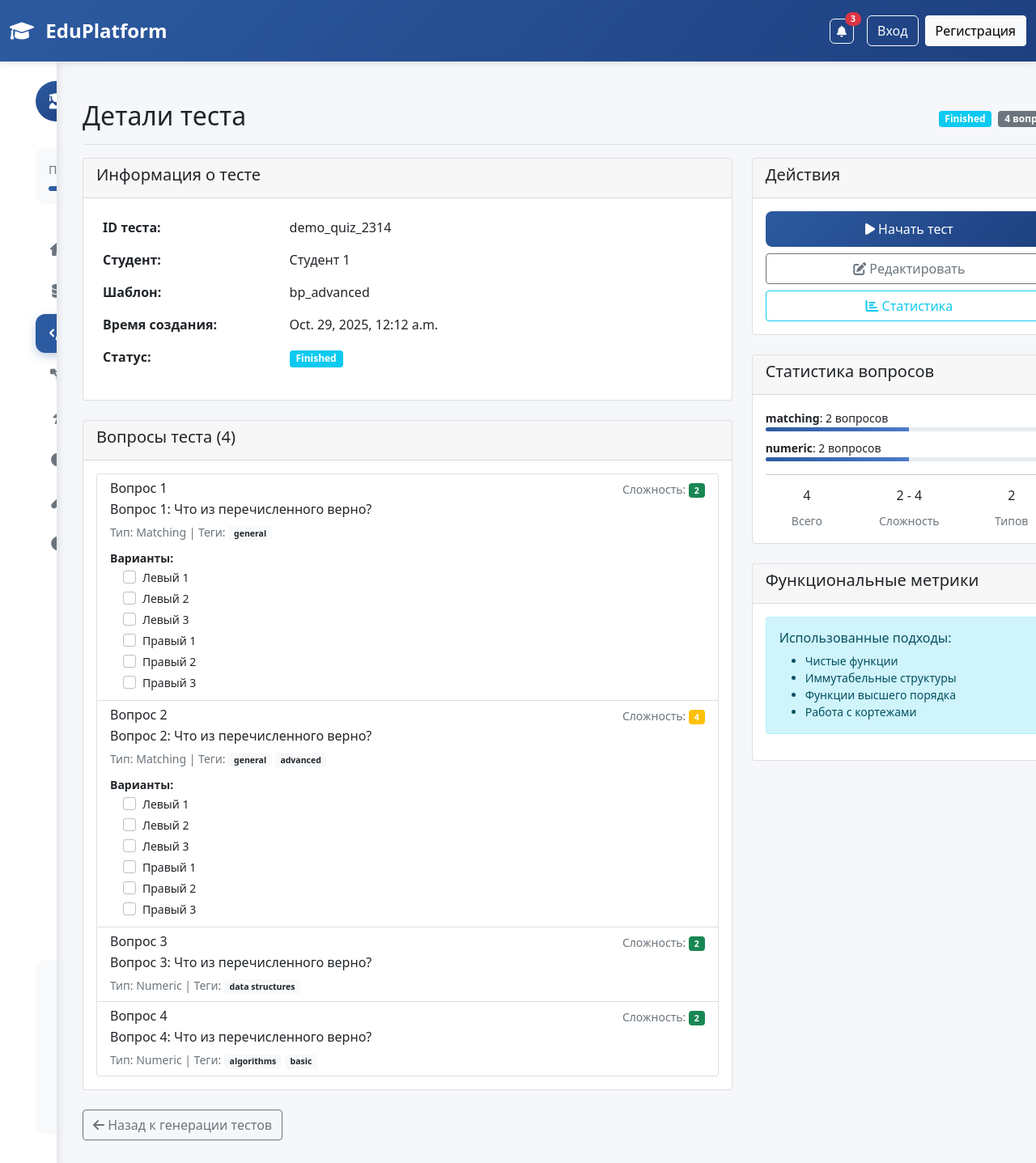
The page /quiz/demo_quiz_2314/ on the database its author committed.
### apps/models.py (models this page shows, shortened)
class Quiz(models.Model):
    id = models.CharField(max_length=20, primary_key=True)
    STATUS_CHOICES = [
        ("draft", "Draft"),
        ("started", "Started"),
        ("finished", "Finished"),
        ("graded", "Graded"),
    ]
    user = models.ForeignKey(User, on_delete=models.CASCADE, related_name="quizzes")
    blueprint = models.ForeignKey(QuizBlueprint, on_delete=models.CASCADE, related_name="quizzes")
    items = models.ManyToManyField(Item)
    ts = models.DateTimeField(auto_now_add=True)
    status = models.CharField(max_length=10, choices=STATUS_CHOICES, default="started")

class User(models.Model):
    id = models.CharField(max_length=10, primary_key=True)
    ROLE_CHOICES = [
        ("student", "Student"),
        ("teacher", "Teacher"),
    ]
    name = models.CharField(max_length=100)
    role = models.CharField(max_length=10, choices=ROLE_CHOICES)

class QuizBlueprint(models.Model):
    id = models.CharField(max_length=10, primary_key=True)
    lesson = models.ForeignKey(Lesson, on_delete=models.SET_NULL, null=True, blank=True, related_name="blueprints")
    rules = models.JSONField(default=dict)

class Item(models.Model):
    id = models.CharField(max_length=10, primary_key=True)
    TYPE_CHOICES = [
        ("mcq/single", "MCQ Single"),
        ("mcq/multi", "MCQ Multi"),
        ("short", "Short"),
        ("numeric", "Numeric"),
        ("ordering", "Ordering"),
        ("matching", "Matching"),
    ]
    lesson = models.ForeignKey(Lesson, on_delete=models.CASCADE, null=True, blank=True, related_name="items")
    type = models.CharField(max_length=32, choices=TYPE_CHOICES)
    stem = models.TextField()
    options = models.JSONField(default=list)
    answer = models.JSONField(default=list)
    tags = models.JSONField(default=list)
    difficulty = models.IntegerField()

### apps/views.py (the view)
# urls.py: path('quiz/<str:quiz_id>/', views.quiz_detail, name='quiz_detail'),
def quiz_detail(request, quiz_id):
    quiz = Quiz.objects.get(id=quiz_id)
    items = quiz.items.all()
    context = {
        'quiz': quiz,
        'items': items,
        'menu': 'functional'
    }
    return render(request, 'apps/quiz_detail.html', context)

### apps/templates/apps/quiz_detail.html (shortened to what this page needs)
{% extends 'apps/base.html' %}
{% block content %}
<div class="d-flex justify-content-between flex-wrap flex-md-nowrap align-items-center pt-3 pb-2 mb-3 border-bottom">
    <h1 class="h2">Детали теста</h1>
    <div class="btn-toolbar mb-2 mb-md-0">
        <span class="badge bg-{% if quiz.status == 'started' %}warning{% elif quiz.status == 'finished' %}info{% else %}success{% endif %} me-2">
            {{ quiz.get_status_display }}
        </span>
        <span class="badge bg-secondary">{{ quiz.items.count }} вопросов</span>
    </div>
</div>
<div class="row">
    <div class="col-md-8">
        <div class="card">
            <div class="card-header">
                <h5>Информация о тесте</h5>
            </div>
            <div class="card-body">
                <table class="table table-borderless">
                    <tr>
                        <th width="30%">ID теста:</th>
                        <td>{{ quiz.id }}</td>
                    </tr>
                    <tr>
                        <th>Студент:</th>
                        <td>{{ quiz.user.name }}</td>
                    </tr>
                    <tr>
                        <th>Шаблон:</th>
                        <td>{{ quiz.blueprint.id }}</td>
                    </tr>
                    <tr>
                        <th>Время создания:</th>
                        <td>{{ quiz.ts }}</td>
                    </tr>
                    <tr>
                        <th>Статус:</th>
                        <td>
                            <span class="badge bg-{% if quiz.status == 'started' %}warning{% elif quiz.status == 'finished' %}info{% else %}success{% endif %}">
                                {{ quiz.get_status_display }}
                            </span>
                        </td>
                    </tr>
                </table>
            </div>
        </div>
        <div class="card mt-4">
            <div class="card-header">
                <h5>Вопросы теста ({{ items|length }})</h5>
            </div>
            <div class="card-body">
                <div class="list-group">
                    {% for item in items %}
                    <div class="list-group-item">
                        <div class="d-flex w-100 justify-content-between">
                            <h6 class="mb-1">Вопрос {{ forloop.counter }}</h6>
                            <small class="text-muted">
                                Сложность:
                                <span class="badge bg-{% if item.difficulty <= 2 %}success{% elif item.difficulty <= 4 %}warning{% else %}danger{% endif %}">
                                    {{ item.difficulty }}
                                </span>
                            </small>
                        </div>
                        <p class="mb-1">{{ item.stem }}</p>
                        <small class="text-muted">
                            Тип: {{ item.get_type_display }} |
                            Теги: {% for tag in item.tags %}<span class="badge bg-light text-dark">{{ tag }}</span> {% endfor %}
                        </small>
                        {% if item.options %}
                        <div class="mt-2">
                            <small><strong>Варианты:</strong></small>
                            <div class="ms-3">
                                {% for option in item.options %}
                                <div class="form-check">
                                    <input class="form-check-input" type="{% if item.type == 'mcq/single' %}radio{% else %}checkbox{% endif %}"
                                           name="question{{ item.id }}" id="option{{ item.id }}_{{ forloop.counter0 }}">
                                    <label class="form-check-label small" for="option{{ item.id }}_{{ forloop.counter0 }}">
                                        {{ option }}
                                    </label>
                                </div>
                                {% endfor %}
                            </div>
                        </div>
                        {% endif %}
                    </div>
                    {% endfor %}
                </div>
            </div>
        </div>
    </div>
    <div class="col-md-4">
        <div class="card">
            <div class="card-header">
                <h5>Действия</h5>
            </div>
            <div class="card-body">
                <div class="d-grid gap-2">
                    <button class="btn btn-primary" type="button">
                        <i class="fas fa-play"></i> Начать тест
                    </button>
                    <button class="btn btn-outline-secondary" type="button">
                        <i class="fas fa-edit"></i> Редактировать
                    </button>
                    <button class="btn btn-outline-info" type="button">
                        <i class="fas fa-chart-bar"></i> Статистика
                    </button>
                </div>
            </div>
        </div>
        <div class="card mt-4">
            <div class="card-header">
                <h5>Статистика вопросов</h5>
            </div>
            <div class="card-body">
                {% regroup items by type as type_list %}
                {% for type in type_list %}
                <div class="mb-2">
                    <small><strong>{{ type.grouper }}</strong>: {{ type.list|length }} вопросов</small>
                    <div class="progress" style="height: 5px;">
                        <div class="progress-bar" style="width: {% widthratio type.list|length items.count 100 %}%"></div>
                    </div>
                </div>
                {% endfor %}
                <hr>
                <div class="row text-center">
                    <div class="col-4">
                        <h6>{{ items|length }}</h6>
                        <small class="text-muted">Всего</small>
                    </div>
                    <div class="col-4">
                        <h6>
                            {% with min_diff=items|dictsort:"difficulty"|first %}
                                {{ min_diff.difficulty }}
                            {% endwith %}
                            -
                            {% with max_diff=items|dictsort:"difficulty"|last %}
                                {{ max_diff.difficulty }}
                            {% endwith %}
                        </h6>
                        <small class="text-muted">Сложность</small>
                    </div>
                    <div class="col-4">
                        <h6>{{ type_list|length }}</h6>
                        <small class="text-muted">Типов</small>
                    </div>
                </div>
            </div>
        </div>
        <div class="card mt-4">
            <div class="card-header">
                <h5>Функциональные метрики</h5>
            </div>
            <div class="card-body">
                <div class="alert alert-info small">
                    <h6>Использованные подходы:</h6>
                    <ul class="mb-0">
                        <li>Чистые функции</li>
                        <li>Иммутабельные структуры</li>
                        <li>Функции высшего порядка</li>
                        <li>Работа с кортежами</li>
                    </ul>
                </div>
            </div>
        </div>
    </div>
</div>
<div class="mt-4">
    <a href="{% url 'apps:functional' %}" class="btn btn-outline-secondary">
        <i class="fas fa-arrow-left"></i> Назад к генерации тестов
    </a>
</div>
{% endblock %}

### apps/static/css/base-css.css (style rules this page uses)
:root { --primary: #2c5aa0; --primary-dark: #1e4080; --primary-light: #4d7bc8; --secondary: #6c757d; --success: #198754; --info: #0dcaf0; --warning: #ffc107; --danger: #dc3545; --light: #f8f9fa; --dark: #212529; --sidebar-width: 280px; --sidebar-collapsed: 70px; --header-height: 76px; --border-radius: 12px; --transition: all 0.3s ease; }
* { margin: 0; padding: 0; box-sizing: border-box; }
body { font-family: 'Segoe UI', Tahoma, Geneva, Verdana, sans-serif; background-color: #f5f7fb; color: var(--dark); overflow-x: hidden; height: 100vh; }
.progress { height: 6px; background: #e9ecef; border-radius: 10px; overflow: hidden; }
.progress-bar { background: linear-gradient(90deg, var(--primary), var(--primary-light)); transition: width 0.3s ease; }
.bg-success { background-color: var(--success) !important; }
.bg-light { background-color: var(--light) !important; }
.btn-primary { background: linear-gradient(135deg, var(--primary), var(--primary-dark)); border: none; border-radius: 8px; padding: 10px 20px; font-weight: 500; }

### rows shown on the page
Quiz: status "Finished", items.count "4", id "demo_quiz_2314", user.name "Студент 1", blueprint.id "bp_advanced", ts "Oct. 29, 2025, 12:12 a.m."
Item: difficulty "2", stem "Вопрос 1: Что из перечисленного верно?", type "Matching", tags "general", options "Левый 1" "Левый 2" "Левый 3" "Правый 1" "Правый 2" "Правый 3", grouper "matching"
Item: difficulty "4", stem "Вопрос 2: Что из перечисленного верно?", type "Matching", tags "general" "advanced", options "Левый 1" "Левый 2" "Левый 3" "Правый 1" "Правый 2" "Правый 3"
Item: difficulty "2", stem "Вопрос 3: Что из перечисленного верно?", type "Numeric", tags "data structures", grouper "numeric"
Item: difficulty "2", stem "Вопрос 4: Что из перечисленного верно?", type "Numeric", tags "algorithms" "basic"

### other values the page prints
{{ items|length }} "4"
{{ type.list|length }} "2" "2"
{{ type_list|length }} "2"
